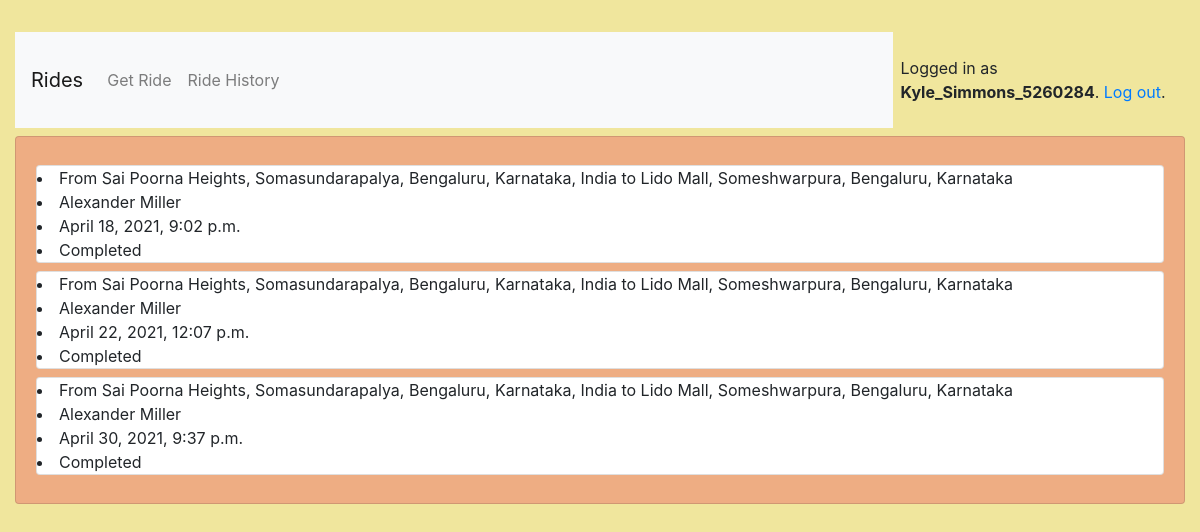
/r/rides/ (signed in), run on the app's committed database.
### rides/models.py (models this page shows, shortened)
class User(AbstractUser):
    is_rider = models.BooleanField(default=False)
    is_ex = models.BooleanField(default=False)
    name = models.CharField(max_length=100)
    cell = PhoneNumberField(blank=True)
    wallet = models.DecimalField(max_digits=15, decimal_places=2, default=0.0)

class Ride(models.Model):
    rider = models.ForeignKey(User, on_delete=models.CASCADE, null=True, blank=True)
    cabee = models.ForeignKey(Executive, on_delete=models.CASCADE, null=True, blank=True)
    cab = models.ForeignKey(Cab, on_delete=models.CASCADE, null=True, blank=True)
    date_time = models.DateTimeField(auto_now=False, auto_now_add=True)
    updated_time = models.DateTimeField(auto_now=True, auto_now_add=False)
    status = models.ForeignKey(Status, on_delete=models.CASCADE, null=True, blank=True)
    travelled = models.DecimalField(max_digits=15, decimal_places=2, default=0.0)
    charges = models.DecimalField(max_digits=15, decimal_places=2, default=0.0)
    source = models.CharField(max_length=200, blank=False)
    destination = models.CharField(max_length=200, blank=False)
    is_started = models.BooleanField(default=False)

class Executive(models.Model):
    user = models.OneToOneField(User, on_delete=models.CASCADE, primary_key=True)
    car = models.OneToOneField(Cab, on_delete=models.CASCADE, null=True, blank=False)
    shift = models.CharField(max_length=1)
    avg_r = models.DecimalField(max_digits=2, decimal_places=1, default=4.0)
    reg_city = models.CharField(max_length=200)
    is_engaged = models.BooleanField(default=False)
    reached_loc = models.BooleanField(default=False)
    charges = models.DecimalField(max_digits=15, decimal_places=2, default=0.0)

class Status(models.Model):
    name = models.CharField(max_length=30)
    color = models.CharField(max_length=7, default='#007bff')
    class Meta:
        verbose_name_plural = "Status"

### rides/views/rider.py (the view)
# urls.py: path('rides/', rider.PastRides.as_view(), name='history'),
@method_decorator([login_required, rider_required], name='dispatch')
class PastRides(ListView):
    model = Ride
    context_object_name = "rides"
    template_name = 'rides/rider/ride_history.html'
    def get_queryset(self):
        queryset = Ride.objects.exclude(status=Status.objects.get(name="On Queue")).filter(rider=self.request.user)
        return queryset
    def get_context_data(self, **kwargs):
        context = super().get_context_data(**kwargs)
        ride = Ride.objects.exclude(status=Status.objects.get(name="On Queue")).filter(rider=self.request.user)
        context['ride_available'] = False if ride.count() == 0 else True
        return context

### rides/templates/rides/rider/ride_history.html
{% extends "base.html" %}
{% block content %}
    {% if ride_available %}
        {% for ride in rides %}
            <div class="row my-2">
                <div class="card w-100">
                    <li>From {{ ride.source }} to {{ ride.destination }}</li>
                    <li>{{ ride.cabee.user.name }}</li>
                    <li>{{ ride.date_time }}</li>
                    <li>{{ ride.status.name }}</li>
                </div>
            </div>
        {% endfor %}
    {% else %}
        <h3>No rides started yet</h3>
    {% endif %}
{% endblock %}

### templates/base.html (shortened to what this page needs)
{% load static %}
<!DOCTYPE html>
<html>
  <head>
    <link rel="stylesheet" href="https://maxcdn.bootstrapcdn.com/bootstrap/4.0.0/css/bootstrap.min.css">
    <link rel="stylesheet" type="text/css" href="{% static 'css/app/app_view.css' %}">
  </head>
  <body>
    <div class="container my-4">
      <div class="row justify-content-center">
        <div class="contianer" id="body_content">
          <div class="row my-2">
            <nav class="navbar navbar-expand-lg navbar-light bg-light col-sm-6 col-md-8 col-lg-9">
              <a class="navbar-brand" data-toggle="tooltip" title="Go to home page!" href="{% url 'home' %}">Rides</a>
              <div class="navbar-nav">
                {% if user.is_authenticated %}
                  <div class="collapse navbar-collapse" id="navbarSupportedContent">
                    <ul class="navbar-nav mr-auto">
                      {% if user.is_rider %}
                        <li>
                          <a class="nav-item nav-link" href="{% url 'rider:book' %}">Get Ride</a>
                        </li>
                        <li>
                          <a class="nav-item nav-link" href="{% url 'rider:history' %}">Ride History</a>
                        </li>
                      {% endif %}
                    </ul>
                  </div>
                {% endif %}
              </div>
            </nav>
            <div class="d-inline-flex p-2 col-sm-6 col-md-4 col-lg-3">
              {% if user.is_authenticated %}
                <p class="pt-3">Logged in as <strong>{{ user.username }}</strong>. <a href="{% url 'logout' %}">Log out</a>.</p>
              {% else %}
                <a href="{% url 'signup' %}" class="btn btn-primary" role="button">Sign up</a>
                <a href="{% url 'login' %}" class="btn btn-light" role="button">Log in</a>
              {% endif %}
            </div>
          </div>
          <div class="row">
            <div class="card mb-3 col" id="main_content">
              <div class="card-body">
                {% block content %}
                {% endblock %}
              </div>
            </div>
          </div>
        </div>
      </div>
    </div>
  </body>
</html>

### rides/static/css/app/app_view.css (style rules this page uses)
body,html { background: #F0E69D; }
#main_content { background-color: #EEAD83; }
#body_content { width: 100%; }

### data on the page
User: username "Kyle_Simmons_5260284"
Ride: source "Sai Poorna Heights, Somasundarapalya, Bengaluru, Karnataka, India", destination "Lido Mall, Someshwarpura, Bengaluru, Karnataka", cabee.user.name "Alexander Miller", date_time "April 18, 2021, 9:02 p.m.", status.name "Completed"
Ride: source "Sai Poorna Heights, Somasundarapalya, Bengaluru, Karnataka, India", destination "Lido Mall, Someshwarpura, Bengaluru, Karnataka", cabee.user.name "Alexander Miller", date_time "April 22, 2021, 12:07 p.m.", status.name "Completed"
Ride: source "Sai Poorna Heights, Somasundarapalya, Bengaluru, Karnataka, India", destination "Lido Mall, Someshwarpura, Bengaluru, Karnataka", cabee.user.name "Alexander Miller", date_time "April 30, 2021, 9:37 p.m.", status.name "Completed"
